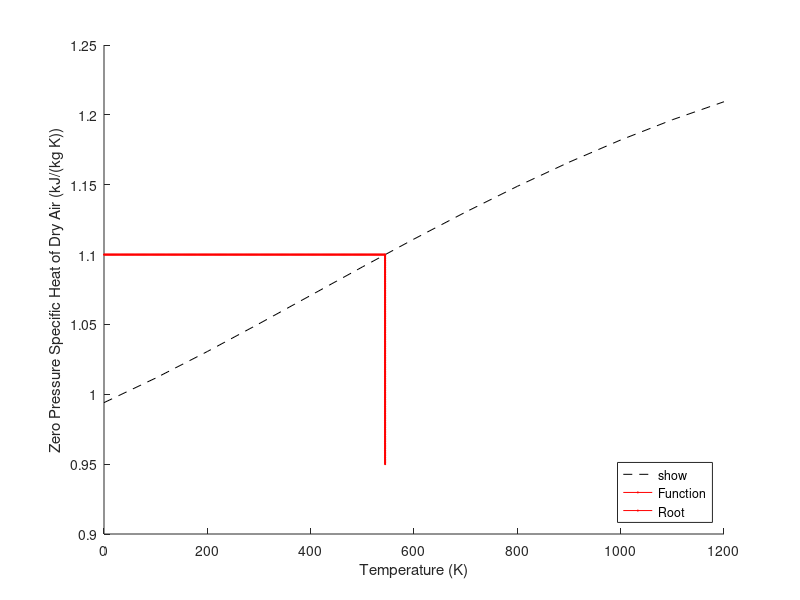

The MATLAB source for this figure:
clc;clear

%Variables
cp = 1.1;   %specific heat

%Root finding
a = 0;  %initial guess
iter = 0;   %iteration counter
error = 1;  %initial error
while error > 10^-8 %stopping criterion
    a_prev = a; %previous root updated for next iteration
    f = .99403 + ((1.671*(10^-4))*a) + ((9.7215*(10^-8))*(a^2)) - ((9.5838*(10^-11))*(a^3)) + ((1.952*(10^-14))*(a^4)) - cp;    %using Newton-Raphson method to determine where to place tangent line
    f_1 = ((976*a^3) - (3593925*a^2) + (2430375000*a) + (2088750000000))/(1.25*10^16);  %using Newton-Raphson method to determine where to place tangent line
    a = a - (f/f_1);    %update law
    error = abs((a - a_prev)/a_prev);   %error calculation
    iter = iter+1;  %updated iteration
end

%Plotting
T = 0:100:1200; %x range
f = .99403 + ((1.671*(10^-4))*T) + ((9.7215*(10^-8))*(T.^2)) - ((9.5838*(10^-11))*(T.^3)) + ((1.952*(10^-14))*(T.^4));  %function
hold on
plot(T,f,'k--') %function
plot(0:a,cp,'rx-','markersize',1)  %root indicator
plot(a,.95:.0005:cp,'rx-','markersize',1)  %root indicator
xlabel('Temperature (K)')   %x-axis label
ylabel('Zero Pressure Specific Heat of Dry Air (kJ/(kg K))')    %y-axis label
legend('show','Function','Root','location','southeast') %legend
hold off